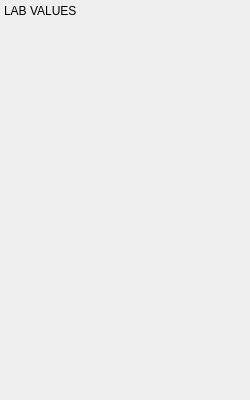
<?xml version="1.0" encoding="UTF-8"?>
<ui version="4.0">
 <class>TDeficiencyLabs</class>
 <widget class="QWidget" name="TDeficiencyLabs">
  <property name="geometry">
   <rect><x>0</x><y>0</y><width>250</width><height>400</height></rect>
  </property>
  <layout class="QVBoxLayout" name="mainLayout">
   <property name="leftMargin"><number>4</number></property>
   <property name="topMargin"><number>4</number></property>
   <property name="rightMargin"><number>4</number></property>
   <property name="bottomMargin"><number>4</number></property>
   <property name="spacing"><number>4</number></property>
   <item>
    <widget class="QLabel" name="lbl_labs_section">
     <property name="text"><string>LAB VALUES</string></property>
    </widget>
   </item>
   <!-- Lab rows are created dynamically from LABS_CONFIG -->
   <!-- Placeholder layout for dynamic lab value rows -->
   <item>
    <widget class="QWidget" name="labRowsContainer">
     <layout class="QVBoxLayout" name="labRowsLayout">
      <property name="spacing"><number>4</number></property>
      <property name="leftMargin"><number>0</number></property>
      <property name="topMargin"><number>0</number></property>
      <property name="rightMargin"><number>0</number></property>
      <property name="bottomMargin"><number>0</number></property>
     </layout>
    </widget>
   </item>
   <item>
    <spacer name="bottomSpacer"><property name="orientation"><enum>Qt::Vertical</enum></property><property name="sizeHint" stdset="0"><size><width>20</width><height>40</height></size></property></spacer>
   </item>
  </layout>
 </widget>
 <customwidgets>
  <customwidget>
   <class>LabValueRow</class>
   <extends>QWidget</extends>
   <header>emr_assist.ui.widgets</header>
  </customwidget>
 </customwidgets>
 <resources/>
 <connections/>
</ui>
